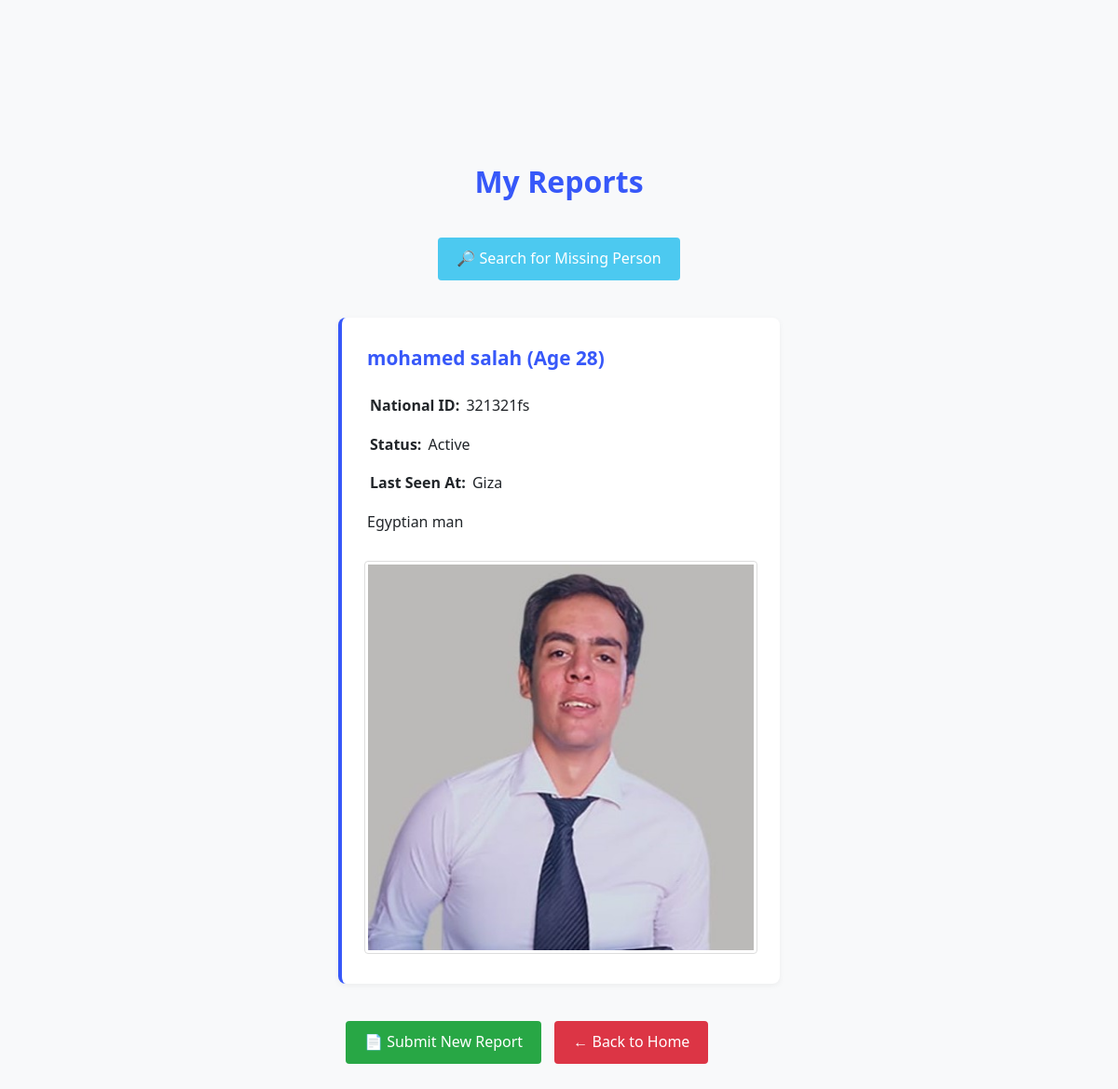
The app's page /report/list/ (signed in) with its own data.
### core/models.py (models this page shows, shortened)
class MissingPersonReport(models.Model):
    STATUS_CHOICES = [
        ('pending', 'Pending'),
        ('active', 'Active'),
        ('found', 'Found'),
        ('deleted', 'Deleted'),
    ]
    id = models.UUIDField(primary_key=True, default=uuid.uuid4, editable=False)
    user = models.ForeignKey(User, on_delete=models.CASCADE, related_name='reports')
    name = models.CharField(max_length=255)
    national_id = models.CharField(
        max_length=20,
        unique=True,
        validators=[
            MinLengthValidator(8),
            MaxLengthValidator(20)
        ],
        help_text="National identification number (8-20 characters)",
        null=True,
        blank=True  # Only if national ID might be unknown
    )
    face_encoding = models.TextField(null=True, blank=True)  # Stores face vector
    description = models.TextField()
    age = models.PositiveIntegerField()
    last_seen_location = models.CharField(max_length=255)
    image = models.ImageField(upload_to='reports/', null=True, blank=True)
    status = models.CharField(max_length=10, choices=STATUS_CHOICES, default='pending')
    created_at = models.DateTimeField(auto_now_add=True)
    class Meta:
        indexes = [
            models.Index(fields=["last_seen_location", "age", "created_at"]),
        ]
        constraints = [
            models.UniqueConstraint(
                fields=["national_id"],
                name="unique_national_id",
                condition=models.Q(national_id__isnull=False)
            ),
        ]

### core/views.py (the view)
# urls.py: path('report/list/', views.report_list, name='report_list'),
@login_required
def report_list(request):
    if request.user.is_admin:
        reports = MissingPersonReport.objects.all().order_by('-created_at')
    else:
        reports = MissingPersonReport.objects.filter(user=request.user).order_by('-created_at')
    return render(request, 'core/report_list.html', {'reports': reports})

### core/templates/core/report_list.html (shortened to what this page needs)
{% extends "core/base.html" %}
{% block content %}
<h2 class="inbox-title">
  {% if user.is_superuser %}All Reports{% else %}My Reports{% endif %}
</h2>
<div class="search-btn-container" style="text-align:center; margin-bottom: 2rem;">
  <a href="{% url 'report_search' %}" class="btn btn-search">🔎 Search for Missing Person</a>
</div>
{% if reports %}
  {% for report in reports %}
    <div class="report-card">
      <h3>{{ report.name }} (Age {{ report.age }})</h3>
      {% if report.national_id %}
        <p><strong>National ID:</strong> {{ report.national_id }}</p>
      {% endif %}
      <p><strong>Status:</strong> {{ report.status }}</p>
      <p><strong>Last Seen At:</strong> {{ report.last_seen_location }}</p>
      <p>{{ report.description }}</p>
      {% if report.image %}
        <img src="{{ report.image.url }}" class="report-image" alt="Photo of {{ report.name }}">
      {% endif %}
    </div>
  {% endfor %}
{% else %}
  <div class="no-reports">
    <p>No reports to show.</p>
  </div>
{% endif %}
<div class="actions">
  <a href="{% url 'report_create' %}" class="btn btn-report">📄 Submit New Report</a>
  <a href="{% url 'home' %}" class="btn btn-logout">← Back to Home</a>
</div>
{% endblock %}

### core/static/css/styles.css (style rules this page uses)
* { margin: 0; padding: 3px; box-sizing: border-box; }
:root { --primary: #3758f9; --secondary: #2845cb; --accent: #f72585; --light: #f8f9fa; --dark: #212529; --success: #4cc9f0; }
body { font-family: 'Segoe UI', system-ui, sans-serif; line-height: 1.6; max-width: 800px; margin: 0 auto; padding: 10rem; color: var(--dark); background-color: var(--light); }
h1, h2, h3, h4 { color: #2d6cac; margin-bottom: 10px; }
a { color: #007bff; text-decoration: none; }
p { margin-bottom: 10px; }
.btn { display: inline-block; padding: 10px 20px; margin: 5px 5px; background: var(--primary); color: white; text-decoration: none; border-radius: 4px; font-size: 16px; cursor: pointer; transition: all 0.3s ease; text-align: center; }
.btn-search { background-color: var(--success); }
.btn-report { background-color: #28a745; }
.btn-logout { background-color: #dc3545; }
.card, .report-card, .thread-card, .message-card { background: white; border-radius: 8px; box-shadow: 0 2px 6px rgba(0,0,0,0.05); padding: 1.5rem; margin-bottom: 2rem; }
.card img, .report-image { max-width: 100%; height: auto; border-radius: 4px; margin-top: 1rem; border: 1px solid #ddd; }
.report-card { border-left: 4px solid var(--primary); }
.report-card h3 { color: var(--primary); margin-top: 0; margin-bottom: 1rem; font-size: 1.3rem; }
.inbox-title, .moderation-title { text-align: center; font-size: 2rem; margin-bottom: 1.5rem; color: var(--primary); }

### records on screen
MissingPersonReport: name "mohamed salah", age "28", national_id "321321fs", status "Active", last_seen_location "Giza", description "Egyptian man", image (picture)
